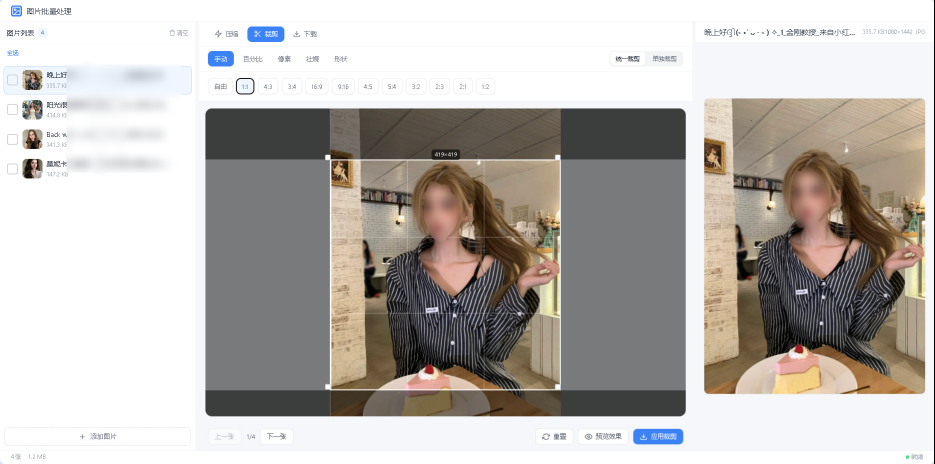
#> input picture image/image.png, 1869 x 927 px (shown at 1/2 size)
$ python -i watermark_removal_service.py   (imports and definitions only)
#> lines starting #> are read from the running program, lines starting #| are printed output that depends on the picture; after the words box and inside, x2 and y2 are one past the last pixel; in counts of white or black regions, pixels touching at a corner belong together
#> further down, picture is the input picture: PIL image 1869x927 RGB; mean R, G, B 186.8, 182.4, 178
"""
可见水印检测与去除服务
自动检测图片上的文字/Logo水印，使用 Inpainting 技术修复
"""

import io
import logging
import time
from typing import Tuple, Optional
from PIL import Image
import numpy as np

logger = logging.getLogger(__name__)


class WatermarkRemovalService:
    """可见水印智能检测与去除服务"""

    def __init__(self):
        self._ocr = None
        self._cv2 = None

    @property
    def cv2(self):
        if self._cv2 is None:
            import cv2
            self._cv2 = cv2
        return self._cv2

    @property
    def ocr(self):
        if self._ocr is None:
            try:
                from rapidocr_onnxruntime import RapidOCR
                self._ocr = RapidOCR()
            except ImportError:
                logger.warning("rapidocr 未安装，文字检测功能不可用")
                self._ocr = False
        return self._ocr

    def detect_watermark(
        self,
        image: Image.Image,
        sensitivity: str = "medium",
    ) -> np.ndarray:
        """
        自动检测可见水印区域，返回二值 mask

        Args:
            image: PIL Image
            sensitivity: 检测灵敏度 ('low', 'medium', 'high')

        Returns:
            numpy array mask (255=水印区域, 0=背景)
        """
#> called with sensitivity = 'medium'
        cv2 = self.cv2
        img_array = np.array(image.convert("RGB"))
        h, w = img_array.shape[:2]
#> h = 927; w = 1869

        # 灵敏度参数
        params = {
            "low": {"edge_low": 50, "edge_high": 150, "morph_size": 7, "min_area": 800},
            "medium": {"edge_low": 30, "edge_high": 100, "morph_size": 5, "min_area": 400},
            "high": {"edge_low": 20, "edge_high": 80, "morph_size": 3, "min_area": 200},
        }
        p = params.get(sensitivity, params["medium"])

        corner_mask = self._detect_corner_watermarks(img_array, sensitivity)
        corner_area = int(np.sum(corner_mask > 0))
        if 20 <= corner_area <= w * h * 0.025:
            return self._postprocess(corner_mask, w, h, {**p, "min_area": 20})

        tiled_mask = self._detect_tiled_watermarks(img_array, sensitivity)
        tiled_area = int(np.sum(tiled_mask > 0))
        if w * h * 0.005 <= tiled_area <= w * h * 0.28:
            return tiled_mask

        ocr_mask = self._detect_safe_ocr_watermark(img_array)
        ocr_area = int(np.sum(ocr_mask > 0))
        if w * h * 0.002 <= ocr_area <= w * h * 0.075:
            return self._postprocess(ocr_mask, w, h, {**p, "min_area": 20})

        return np.zeros((h, w), dtype=np.uint8)

    # [44 lines left out: functions _detect_by_edge, _detect_by_ocr, not called in this run]

    def _detect_safe_ocr_watermark(self, img_array: np.ndarray) -> np.ndarray:
        cv2 = self.cv2
        h, w = img_array.shape[:2]
        mask = np.zeros((h, w), dtype=np.uint8)
        if self.ocr is False:
            return mask

        try:
            result = self.ocr(img_array)
            if not result or not result[0]:
                return mask
            for item in result[0]:
                bbox = item[0]
                if not isinstance(bbox, (list, tuple)) or len(bbox) < 4:
                    continue
                pts = np.array(bbox, dtype=np.int32)
                x, y, bw, bh = cv2.boundingRect(pts)
                area = bw * bh
                near_edge = x < w * 0.18 or x + bw > w * 0.82 or y < h * 0.18 or y + bh > h * 0.82
                small_text = area <= w * h * 0.03 and bw >= 8 and bh >= 8
                if near_edge and small_text:
                    cv2.fillPoly(mask, [pts], 255)
        except Exception as e:
            logger.warning(f"安全OCR检测失败: {e}")
            return np.zeros((h, w), dtype=np.uint8)

        return cv2.dilate(mask, cv2.getStructuringElement(cv2.MORPH_RECT, (5, 5)), iterations=2)

    # [66 lines left out: functions _detect_by_brightness, _detect_by_color, not called in this run]

    def _detect_tiled_watermarks(self, img_array: np.ndarray, sensitivity: str) -> np.ndarray:
        cv2 = self.cv2
        h, w = img_array.shape[:2]
        gray = cv2.cvtColor(img_array, cv2.COLOR_RGB2GRAY)
        hsv = cv2.cvtColor(img_array, cv2.COLOR_RGB2HSV)

        local = cv2.GaussianBlur(gray, (0, 0), sigmaX=max(min(w, h) / 55, 9))
        diff = cv2.absdiff(gray, local)
        soft_text = cv2.inRange(hsv, np.array([0, 0, 70]), np.array([180, 80, 210]))
        _, subtle = cv2.threshold(diff, {"low": 16, "medium": 12, "high": 9}.get(sensitivity, 12), 255, cv2.THRESH_BINARY)
        candidate = cv2.bitwise_and(soft_text, subtle)

        edges = cv2.Canny(gray, 18, 70)
        candidate = cv2.bitwise_or(candidate, cv2.bitwise_and(edges, soft_text))
        candidate = cv2.morphologyEx(candidate, cv2.MORPH_OPEN, cv2.getStructuringElement(cv2.MORPH_RECT, (2, 2)), iterations=1)

        grid_x, grid_y = 4, 5
        cells = []
        for gy in range(grid_y):
            row = []
            for gx in range(grid_x):
                x1 = gx * w // grid_x
                x2 = (gx + 1) * w // grid_x
                y1 = gy * h // grid_y
                y2 = (gy + 1) * h // grid_y
                ratio = int(np.sum(candidate[y1:y2, x1:x2] > 0)) / max((x2 - x1) * (y2 - y1), 1)
                row.append(ratio > 0.0008)
            cells.append(row)

        occupied = sum(1 for row in cells for hit in row if hit)
        adjacent = 0
        for gy in range(grid_y):
            for gx in range(grid_x):
                if not cells[gy][gx]:
                    continue
                if gx + 1 < grid_x and cells[gy][gx + 1]:
                    adjacent += 1
                if gy + 1 < grid_y and cells[gy + 1][gx]:
                    adjacent += 1

        coverage = int(np.sum(candidate > 0)) / max(w * h, 1)
        repeated = occupied >= 5 and adjacent >= 3
        if not repeated or not (0.002 <= coverage <= 0.16):
            return np.zeros((h, w), dtype=np.uint8)

        result = cv2.dilate(candidate, cv2.getStructuringElement(cv2.MORPH_ELLIPSE, (5, 5)), iterations=2)
        result_area = int(np.sum(result > 0)) / max(w * h, 1)
        if result_area > 0.18:
            return np.zeros((h, w), dtype=np.uint8)
        return result

    def _detect_corner_watermarks(self, img_array: np.ndarray, sensitivity: str) -> np.ndarray:
#> called with sensitivity = 'medium'
        cv2 = self.cv2
        h, w = img_array.shape[:2]
#> h = 927; w = 1869
        mask = np.zeros((h, w), dtype=np.uint8)
        gray = cv2.cvtColor(img_array, cv2.COLOR_RGB2GRAY)
        hsv = cv2.cvtColor(img_array, cv2.COLOR_RGB2HSV)
#> hsv: shape (927, 1869, 3); mean H, S, V 46.9, 24.8, 189.1

        roi_w = max(int(w * 0.28), 180)
#> roi_w = 523
        roi_h = max(int(h * 0.18), 120)
#> roi_h = 166
        margin = max(min(w, h) // 80, 8)
#> margin = 11
        rois = [
            (0, 0, min(roi_w, w), min(roi_h, h)),
            (max(w - roi_w, 0), 0, w, min(roi_h, h)),
            (0, max(h - roi_h, 0), min(roi_w, w), h),
            (max(w - roi_w, 0), max(h - roi_h, 0), w, h),
        ]
        min_area = {"low": 80, "medium": 45, "high": 25}.get(sensitivity, 45)
        max_area = max(int(w * h * 0.04), 2000)
#> max_area = 69302

        for x1, y1, x2, y2 in rois:
            roi_gray = gray[y1:y2, x1:x2]
            roi_hsv = hsv[y1:y2, x1:x2]
            if roi_gray.size == 0:
                continue

            bright = cv2.inRange(roi_hsv, np.array([0, 0, 145]), np.array([180, 95, 255]))
            local = cv2.adaptiveThreshold(
                roi_gray,
                255,
                cv2.ADAPTIVE_THRESH_GAUSSIAN_C,
                cv2.THRESH_BINARY,
                31,
                -6,
            )
            candidate = cv2.bitwise_and(bright, local)
            candidate = cv2.morphologyEx(candidate, cv2.MORPH_OPEN, cv2.getStructuringElement(cv2.MORPH_RECT, (2, 2)), iterations=1)
            candidate = cv2.dilate(candidate, cv2.getStructuringElement(cv2.MORPH_RECT, (3, 3)), iterations=1)

            num_labels, labels, stats, _ = cv2.connectedComponentsWithStats(candidate, connectivity=8)
            boxes = []
            for i in range(1, num_labels):
                area = stats[i, cv2.CC_STAT_AREA]
                bw = stats[i, cv2.CC_STAT_WIDTH]
                bh = stats[i, cv2.CC_STAT_HEIGHT]
                if min_area <= area <= max_area and bw >= 3 and bh >= 3:
                    x = stats[i, cv2.CC_STAT_LEFT]
                    y = stats[i, cv2.CC_STAT_TOP]
                    boxes.append((x, y, x + bw, y + bh))

            if not boxes:
                continue

            bx1 = max(min(b[0] for b in boxes) - margin, 0)
            by1 = max(min(b[1] for b in boxes) - margin, 0)
            bx2 = min(max(b[2] for b in boxes) + margin, x2 - x1)
            by2 = min(max(b[3] for b in boxes) + margin, y2 - y1)
            box_w = bx2 - bx1
            box_h = by2 - by1
            if box_w * box_h <= max_area and box_w >= 12 and box_h >= 8:
                mask[y1 + by1:y1 + by2, x1 + bx1:x1 + bx2] = 255
#> this loop made 4 passes
#> num_labels on passes 1 to 4: 23, 5, 9, 12
#> pass 1, in _detect_corner_watermarks, `bright = cv2.inRange(roi_hsv, np.array([0, 0, 145]), np.array([180, 95..`:
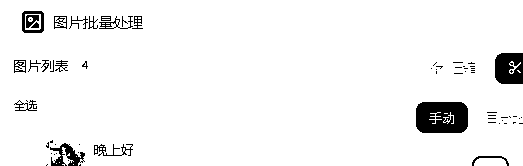
#> bright: shape (166, 523); 95.2% white; 67 black regions (47 under 20 px), largest, box (x1, y1, x2, y2) and area: (416, 102, 468, 133) 1450, (495, 53, 523, 84) 774, (50, 143, 85, 166) 378
#> pass 1, in _detect_corner_watermarks, `local = cv2.adaptiveThreshold( roi_gray, 255, cv2.ADAPTIVE_THRESH_GAUS..`:
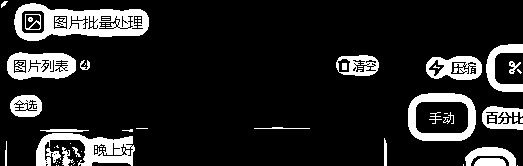
#> local: shape (166, 523); 14% white; 70 white regions (43 under 20 px), largest, box (x1, y1, x2, y2) and area: (14, 3, 149, 41) 2666, (36, 133, 135, 166) 1738, (408, 93, 476, 141) 1380
#> after the loop: bright: shape (166, 523); 89.6% white; 7 black regions, largest, box (x1, y1, x2, y2) and area: (337, 0, 490, 27) 2815, (202, 0, 297, 26) 2018, (0, 0, 25, 72) 1765
#> after the loop: candidate: shape (166, 523); 11.3% white; 11 white regions (1 under 20 px), largest, box (x1, y1, x2, y2) and area: (54, 0, 523, 166) 6427, (0, 0, 37, 83) 1069, (461, 141, 507, 165) 791
#> after the loop: mask: shape (927, 1869); every value is 0
#> after the loop: roi_hsv: shape (166, 523, 3); mean H, S, V 79.2, 18.7, 239.5

        bottom_right = self._detect_bottom_right_signature(img_array)
        return cv2.bitwise_or(mask, bottom_right)

    def _detect_bottom_right_signature(self, img_array: np.ndarray) -> np.ndarray:
        cv2 = self.cv2
        h, w = img_array.shape[:2]
#> h = 927; w = 1869
        mask = np.zeros((h, w), dtype=np.uint8)
        hsv = cv2.cvtColor(img_array, cv2.COLOR_RGB2HSV)
        gray = cv2.cvtColor(img_array, cv2.COLOR_RGB2GRAY)

        x1 = int(w * 0.62)
#> x1 = 1158
        y1 = int(h * 0.74)
#> y1 = 685
        roi_hsv = hsv[y1:h, x1:w]
#> roi_hsv: shape (242, 711, 3); mean H, S, V 70.4, 29.8, 200.3
        roi_gray = gray[y1:h, x1:w]
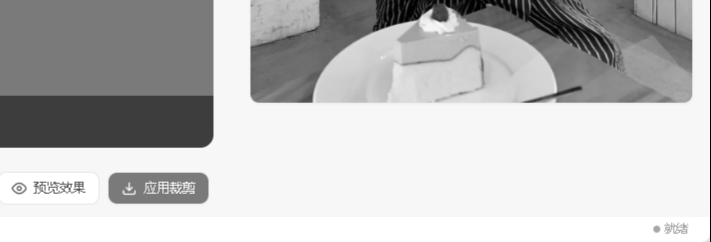
#> roi_gray: shape (242, 711); min 0, max 255, mean 191.1
        if roi_hsv.size == 0:
            return mask

        bright = cv2.inRange(roi_hsv, np.array([0, 0, 125]), np.array([180, 140, 255]))
#> bright: shape (242, 711); 70.2% white; 64 black regions (55 under 20 px), largest, box (x1, y1, x2, y2) and area: (0, 0, 213, 148) 31484, (251, 0, 675, 102) 15558, (109, 173, 208, 203) 2332
        dark = cv2.inRange(roi_hsv, np.array([0, 0, 0]), np.array([180, 160, 95]))
#> dark: shape (242, 711); 8.8% white; 30 white regions (24 under 20 px), largest, box (x1, y1, x2, y2) and area: (0, 96, 213, 147) 10830, (493, 0, 615, 65) 2464, (372, 0, 460, 31) 1132, (454, 0, 494, 16) 297, (710, 0, 711, 242) 242, (562, 0, 586, 15) 96
        local = cv2.GaussianBlur(roi_gray, (0, 0), sigmaX=max(min(w, h) / 120, 5))
#> local: shape (242, 711)
        diff = cv2.absdiff(roi_gray, local)
        _, contrast = cv2.threshold(diff, 10, 255, cv2.THRESH_BINARY)
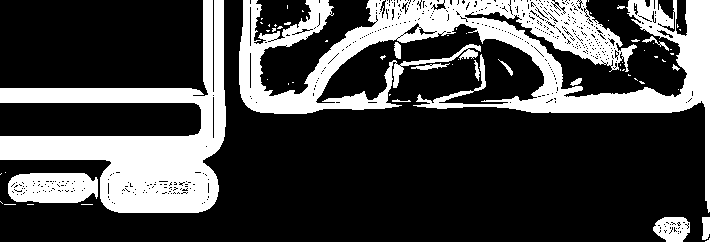
#> contrast: shape (242, 711); 27.5% white; 61 white regions (48 under 20 px), largest, box (x1, y1, x2, y2) and area: (239, 0, 711, 242) 26745, (0, 0, 226, 213) 16763, (8, 173, 98, 203) 2318
        edges = cv2.Canny(roi_gray, 24, 90)
#> edges: shape (242, 711); 4.7% white in thin lines or dots
        candidate = cv2.bitwise_or(cv2.bitwise_or(bright, dark), cv2.bitwise_or(contrast, edges))
#> candidate: shape (242, 711); 86.2% white; 73 black regions (65 under 20 px), largest, box (x1, y1, x2, y2) and area: (0, 0, 208, 95) 17923, (465, 12, 646, 97) 2760, (263, 0, 376, 59) 2037
        candidate = cv2.morphologyEx(candidate, cv2.MORPH_OPEN, cv2.getStructuringElement(cv2.MORPH_RECT, (2, 2)), iterations=1)
#> candidate: shape (242, 711); 85.9% white; 64 black regions (55 under 20 px), largest, box (x1, y1, x2, y2) and area: (0, 0, 209, 96) 18215, (466, 13, 647, 98) 2774, (264, 0, 377, 60) 2104
        candidate = cv2.morphologyEx(candidate, cv2.MORPH_CLOSE, cv2.getStructuringElement(cv2.MORPH_RECT, (7, 3)), iterations=2)
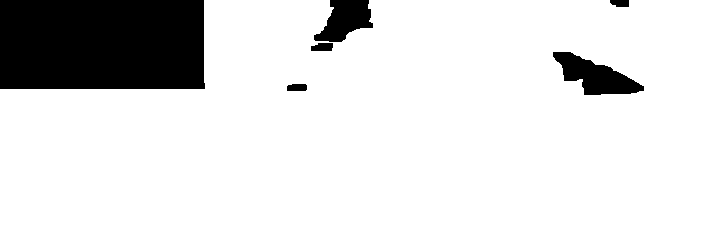
#> candidate: shape (242, 711); 87.1% white; 6 black regions, box (x1, y1, x2, y2) and area: (0, 0, 205, 89) 18162, (553, 52, 644, 95) 2019, (314, 0, 373, 42) 1560, (311, 43, 333, 51) 155, (287, 84, 307, 91) 132, (610, 0, 629, 7) 118

        num_labels, labels, stats, _ = cv2.connectedComponentsWithStats(candidate, connectivity=8)
#> num_labels = 2; stats = [[0, 0, 644, 95, 22146], [0, 0, 711, 242, 149916]]
        boxes = []
        for i in range(1, num_labels):
            area = stats[i, cv2.CC_STAT_AREA]
            bw = stats[i, cv2.CC_STAT_WIDTH]
            bh = stats[i, cv2.CC_STAT_HEIGHT]
            x = stats[i, cv2.CC_STAT_LEFT]
            y = stats[i, cv2.CC_STAT_TOP]
            abs_x2 = x1 + x + bw
            abs_y2 = y1 + y + bh
            in_signature_zone = abs_x2 > w * 0.76 and abs_y2 > h * 0.82
            text_like = 4 <= bh <= max(h * 0.08, 28) and 2 <= bw <= max(w * 0.24, 80)
            if in_signature_zone and text_like and 4 <= area <= w * h * 0.01:
                boxes.append((x, y, x + bw, y + bh))
#> this loop made 1 pass
#> (area, bw, bh, x, y, abs_x2, abs_y2, in_signature_zone) on pass 1: (149916, 711, 242, 0, 0, 1869, 927, True)
#> after the loop, boxes = []

        if not boxes:
            return mask

        pad_x = max(w // 45, 20)
        pad_y = max(h // 60, 14)
        bx1 = max(x1 + min(b[0] for b in boxes) - pad_x, 0)
        by1 = max(y1 + min(b[1] for b in boxes) - pad_y, 0)
        bx2 = min(x1 + max(b[2] for b in boxes) + pad_x, w)
        by2 = min(y1 + max(b[3] for b in boxes) + pad_y, h)
        box_area = (bx2 - bx1) * (by2 - by1)
        if box_area <= w * h * 0.035 and bx2 > w * 0.78 and by2 > h * 0.84:
            mask[by1:by2, bx1:bx2] = 255
        return mask

    # [141 lines left out: functions _is_bottom_right_mask, _expand_bottom_right_mask, _prefill_edge_watermark, _postprocess, remove_watermark, not called in this run]

    def process_image_with_mask(
        self,
        image: Image.Image,
        sensitivity: str = "medium",
        method: str = "telea",
    ) -> Tuple[Image.Image, np.ndarray, dict]:
        image = image.convert("RGB")
        mask = self._expand_bottom_right_mask(self.detect_watermark(image, sensitivity))
#> in detect_watermark, `corner_area = int(np.sum(corner_mask > 0))`: corner_area = 0
#> in _detect_tiled_watermarks, `soft_text = cv2.inRange(hsv, np.array([0, 0, 70]), np.array([180, 80, ..`: soft_text: shape (927, 1869); 28.5% white; 1509 white regions (1185 under 20 px), largest, box (x1, y1, x2, y2) and area: (411, 217, 1372, 833) 285264, (1437, 197, 1850, 593) 76075, (663, 321, 1120, 779) 75104
#> in _detect_tiled_watermarks, `_, subtle = cv2.threshold(diff, {"low": 16, "medium": 12, "high": 9}.g..`: subtle: shape (927, 1869); 35.6% white; 1083 white regions (911 under 20 px), largest, box (x1, y1, x2, y2) and area: (384, 0, 1869, 927) 555385, (7, 119, 180, 378) 24229, (10, 0, 143, 43) 5236
#> in _detect_tiled_watermarks, `candidate = cv2.bitwise_and(soft_text, subtle)`: candidate: shape (927, 1869); 10.3% white; 2482 white regions (2049 under 20 px), largest, box (x1, y1, x2, y2) and area: (411, 309, 1372, 833) 19377, (711, 321, 1119, 745) 19272, (659, 217, 1122, 319) 14666
#> in _detect_tiled_watermarks, `edges = cv2.Canny(gray, 18, 70)`: edges: shape (927, 1869); 7.8% white in thin lines or dots
#> in _detect_tiled_watermarks, `candidate = cv2.bitwise_or(candidate, cv2.bitwise_and(edges, soft_text))`: candidate: shape (927, 1869); 11.7% white; 2285 white regions (1863 under 20 px), largest, box (x1, y1, x2, y2) and area: (411, 217, 1372, 833) 68214, (663, 321, 1119, 766) 29752, (1443, 197, 1850, 593) 24504
#> in _detect_tiled_watermarks, `candidate = cv2.morphologyEx(candidate, cv2.MORPH_OPEN, cv2.getStructu..`:
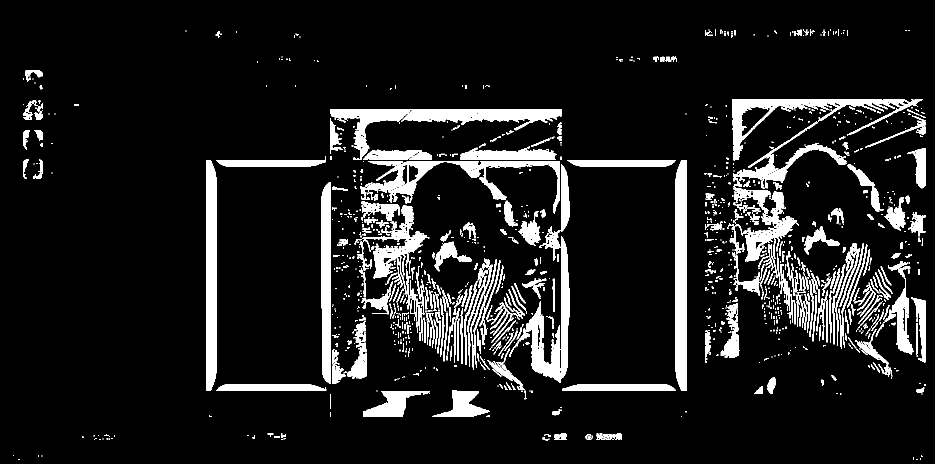
#> candidate: shape (927, 1869) (shown at 1/2 size); 10.3% white; 1471 white regions (991 under 20 px), largest, box (x1, y1, x2, y2) and area: (660, 218, 1123, 320) 11894, (1351, 320, 1373, 782) 9786, (412, 320, 433, 782) 9355
#> after the loop in _detect_tiled_watermarks, `for gy in range(grid_y):`: cells = [[True, True, True, True], [True, True, True, True], [True, True, True, True], [True, True, True, True], [True, True, True, True]]
#> in _detect_tiled_watermarks, `occupied = sum(1 for row in cells for hit in row if hit)`: occupied = 20
#> in _detect_tiled_watermarks, `coverage = int(np.sum(candidate > 0)) / max(w * h, 1)`: coverage = 0.103
#> in _detect_tiled_watermarks, `repeated = occupied >= 5 and adjacent >= 3`: repeated = True
#> in _detect_tiled_watermarks, `result = cv2.dilate(candidate, cv2.getStructuringElement(cv2.MORPH_ELL..`:
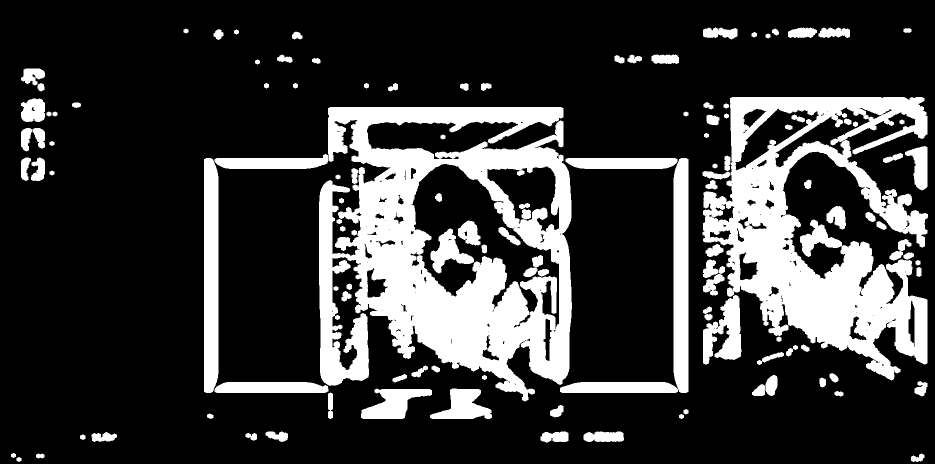
#> result: shape (927, 1869) (shown at 1/2 size); 22% white; 123 white regions, largest, box (x1, y1, x2, y2) and area: (638, 214, 1144, 803) 159234, (1405, 194, 1856, 761) 116829, (1120, 316, 1377, 786) 18473
#> in _detect_tiled_watermarks, `result_area = int(np.sum(result > 0)) / max(w * h, 1)`: result_area = 0.22
#> in detect_watermark, `tiled_area = int(np.sum(tiled_mask > 0))`: tiled_area = 0
        mask_area = int(np.sum(mask > 0))
        if mask_area <= 100:
            return image, mask, {"has_watermark": False, "mask_area": 0, "residual_area": 0, "iterations": 0}

        result = self.remove_watermark(image, mask, method)
        residual_area = 0
        iterations = 1
        bottom_right_only = self._is_bottom_right_mask(mask)
        max_mask_area = image.width * image.height * (0.055 if bottom_right_only else 0.18)
        for _ in range(3):
            residual_mask = self.detect_watermark(result, sensitivity)
            if bottom_right_only:
                corner_zone = np.zeros_like(residual_mask)
                corner_zone[int(image.height * 0.72):image.height, int(image.width * 0.60):image.width] = 255
                residual_mask = self.cv2.bitwise_and(residual_mask, corner_zone)
            residual_area = int(np.sum(residual_mask > 0))
            if residual_area <= 100:
                break
            combined_mask = self.cv2.bitwise_or(mask, residual_mask)
            combined_area = int(np.sum(combined_mask > 0))
            if combined_area > max_mask_area:
                break
            mask = self._expand_bottom_right_mask(combined_mask)
            mask_area = int(np.sum(mask > 0))
            result = self.remove_watermark(image, mask, method)
            iterations += 1

        return result, mask, {
            "has_watermark": True,
            "mask_area": mask_area,
            "residual_area": residual_area,
            "iterations": iterations,
        }

    # [48 lines left out: functions process_image, process_batch, not called in this run]

>>> from PIL import Image
>>> picture = Image.open('../../image/image.png')
#> (the run stopped early here; a loop or call above may not have finished)
